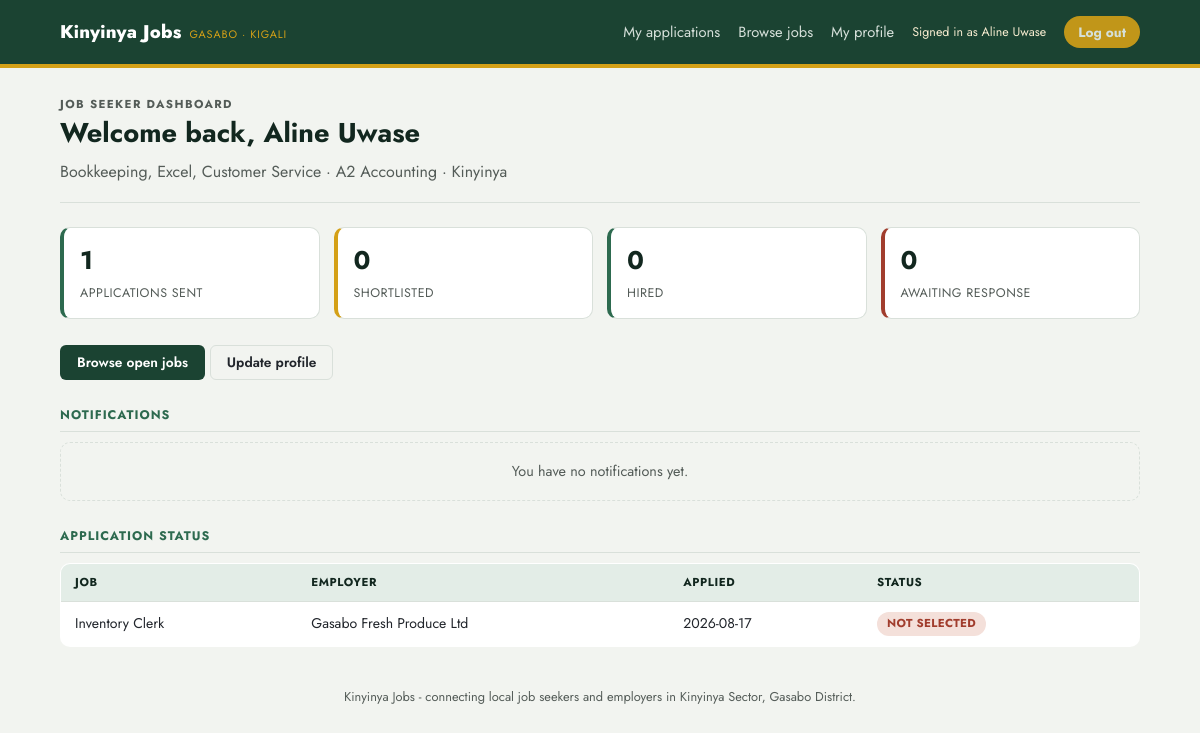
The page /seeker/dashboard.php (signed in) on the database its author committed.
### tables this page shows
CREATE TABLE IF NOT EXISTS seekers (
  id         INT UNSIGNED AUTO_INCREMENT PRIMARY KEY,
  user_id    INT UNSIGNED NULL UNIQUE,
  name       VARCHAR(150) NOT NULL,
  skills     VARCHAR(255) NOT NULL,
  education  VARCHAR(150) NOT NULL,
  location   VARCHAR(150) NOT NULL,
  resume_url VARCHAR(255) NULL,
  CONSTRAINT fk_seekers_user FOREIGN KEY (user_id) REFERENCES users(id) ON DELETE CASCADE
);

CREATE TABLE IF NOT EXISTS applications (
  id            INT UNSIGNED AUTO_INCREMENT PRIMARY KEY,
  job_id        INT UNSIGNED NOT NULL,
  seeker_id     INT UNSIGNED NOT NULL,
  date          DATE NOT NULL,
  status        ENUM('submitted','under_review','shortlisted','hired','rejected') NOT NULL DEFAULT 'submitted',
  cover_letter  TEXT NULL,
  CONSTRAINT fk_applications_job FOREIGN KEY (job_id) REFERENCES jobs(id) ON DELETE CASCADE,
  CONSTRAINT fk_applications_seeker FOREIGN KEY (seeker_id) REFERENCES seekers(id) ON DELETE CASCADE,
  UNIQUE KEY uniq_application (job_id, seeker_id)
);

CREATE TABLE IF NOT EXISTS jobs (
  id            INT UNSIGNED AUTO_INCREMENT PRIMARY KEY,
  employer_id   INT UNSIGNED NOT NULL,
  title         VARCHAR(150) NOT NULL,
  type          VARCHAR(50) NOT NULL DEFAULT 'Full-time',
  category      VARCHAR(100) NOT NULL DEFAULT 'General',
  location      VARCHAR(150) NOT NULL DEFAULT 'Kinyinya',
  description   TEXT NULL,
  requirements  TEXT NULL,
  salary_min    INT UNSIGNED NOT NULL DEFAULT 0,
  salary_max    INT UNSIGNED NOT NULL DEFAULT 0,
  positions_total INT UNSIGNED NOT NULL DEFAULT 1,
  deadline      DATE NOT NULL,
  posted        DATE NOT NULL,
  active        TINYINT(1) NOT NULL DEFAULT 1,
  status        ENUM('pending','approved','rejected') NOT NULL DEFAULT 'pending',
  views         INT UNSIGNED NOT NULL DEFAULT 0,
  CONSTRAINT fk_jobs_employer FOREIGN KEY (employer_id) REFERENCES employers(id) ON DELETE CASCADE,
  INDEX idx_jobs_status (status),
  INDEX idx_jobs_deadline (deadline)
);

CREATE TABLE IF NOT EXISTS employers (
  id        INT UNSIGNED AUTO_INCREMENT PRIMARY KEY,
  user_id   INT UNSIGNED NULL UNIQUE,
  name      VARCHAR(150) NOT NULL,
  industry  VARCHAR(150) NOT NULL,
  location  VARCHAR(150) NOT NULL,
  about     TEXT NULL,
  CONSTRAINT fk_employers_user FOREIGN KEY (user_id) REFERENCES users(id) ON DELETE CASCADE
);

### includes/config.php (called while the page is built, shortened)
<?php
function kj_url(string $path = ''): string {
    $documentRoot = isset($_SERVER['DOCUMENT_ROOT']) ? realpath($_SERVER['DOCUMENT_ROOT']) : false;
    $projectRoot = realpath(dirname(__DIR__));
    $base = '';
    if ($documentRoot && $projectRoot) {
        $doc = str_replace('\\', '/', rtrim($documentRoot, '/\\'));
        $project = str_replace('\\', '/', rtrim($projectRoot, '/\\'));
        if ($project === $doc || stripos($project, $doc . '/') === 0) {
            $base = substr($project, strlen($doc));
        }
    }
    return rtrim($base, '/') . '/' . ltrim($path, '/');
}

### includes/db.php (called while the page is built)
<?php
require_once __DIR__ . '/config.php';
function kj_db(): PDO {
    static $pdo = null;
    if ($pdo === null) {
        $dsn = 'mysql:host=' . DB_HOST . ';port=' . DB_PORT . ';dbname=' . DB_NAME . ';charset=utf8mb4';
        try {
            $pdo = new PDO($dsn, DB_USER, DB_PASS, [
                PDO::ATTR_ERRMODE            => PDO::ERRMODE_EXCEPTION,
                PDO::ATTR_DEFAULT_FETCH_MODE => PDO::FETCH_ASSOC,
                PDO::ATTR_EMULATE_PREPARES   => false,
            ]);
        } catch (PDOException $e) {
            http_response_code(500);
            die(
                '<h1>Database connection failed</h1>' .
                '<p>Could not connect to MySQL database <code>' . htmlspecialchars(DB_NAME) . '</code> ' .
                'on <code>' . htmlspecialchars(DB_HOST) . ':' . htmlspecialchars(DB_PORT) . '</code>.</p>' .
                '<p>Confirm MySQL is running, then use the one-time setup page to configure and import the database.</p>' .
                '<p><a href="' . htmlspecialchars(kj_url('setup.php')) . '">Open database setup</a></p>'
            );
        }
    }
    return $pdo;
}
function kj_index_by_id(array $rows): array {
    $out = [];
    foreach ($rows as $row) { $out[$row['id']] = $row; }
    return $out;
}

### includes/data.php (called while the page is built, shortened)
<?php
require_once __DIR__ . '/db.php';
function kj_job_select_sql(): string {
    return "SELECT j.*, (SELECT COUNT(*) FROM applications a WHERE a.job_id = j.id AND a.status = 'hired') AS positions_filled FROM jobs j";
}
function kj_job($id) {
    $stmt = kj_db()->prepare(kj_job_select_sql() . ' WHERE j.id = ?');
    $stmt->execute([(int) $id]);
    $row = $stmt->fetch();
    return $row ?: null;
}
function kj_employer($id) {
    $stmt = kj_db()->prepare('SELECT * FROM employers WHERE id = ?');
    $stmt->execute([(int) $id]);
    return $stmt->fetch() ?: null;
}
function kj_seeker($id) {
    $stmt = kj_db()->prepare('SELECT * FROM seekers WHERE id = ?');
    $stmt->execute([(int) $id]);
    return $stmt->fetch() ?: null;
}
function kj_applications_for_seeker($seeker_id): array {
    $stmt = kj_db()->prepare('SELECT * FROM applications WHERE seeker_id = ? ORDER BY date DESC, id DESC');
    $stmt->execute([(int) $seeker_id]);
    return kj_index_by_id($stmt->fetchAll());
}
function kj_status_label($status) {
    $labels = [
        'submitted' => 'Submitted', 'under_review' => 'Under review',
        'shortlisted' => 'Shortlisted', 'rejected' => 'Not selected', 'hired' => 'Hired',
    ];
    return $labels[$status] ?? ucfirst($status);
}
function kj_current_user() {
    if ($_SESSION['role'] === 'seeker')   return kj_seeker($_SESSION['user_id']);
    return null;
}

### seeker/dashboard.php (the view, shortened to what this page needs)
<?php
require_once __DIR__ . '/../includes/data.php';
$seeker = kj_current_user();
$myApps = kj_applications_for_seeker($seeker['id']);
$notifications = kj_notifications_for_user((int) ($_SESSION['account_id'] ?? 0));
usort($myApps, fn($a, $b) => strcmp($b['date'], $a['date']));
$counts = ['submitted' => 0, 'under_review' => 0, 'shortlisted' => 0, 'hired' => 0, 'rejected' => 0];
foreach ($myApps as $a) { $counts[$a['status']] = ($counts[$a['status']] ?? 0) + 1; }
require __DIR__ . '/../includes/header.php';
?>
<section class="pagehead">
  <p class="eyebrow">Job seeker dashboard</p>
  <h1>Welcome back, <?= htmlspecialchars($seeker['name']) ?></h1>
  <p><?= htmlspecialchars($seeker['skills']) ?> · <?= htmlspecialchars($seeker['education']) ?> · <?= htmlspecialchars($seeker['location']) ?></p>
</section>
<div class="stats">
  <div class="stat"><span class="n"><?= count($myApps) ?></span><span class="l">Applications sent</span></div>
  <div class="stat accent"><span class="n"><?= $counts['shortlisted'] ?></span><span class="l">Shortlisted</span></div>
  <div class="stat"><span class="n"><?= $counts['hired'] ?></span><span class="l">Hired</span></div>
  <div class="stat warn"><span class="n"><?= $counts['under_review'] + $counts['submitted'] ?></span><span class="l">Awaiting response</span></div>
</div>
<div style="margin-bottom:20px;">
  <a class="btn btn-primary" href="jobs.php">Browse open jobs</a>
  <a class="btn btn-ghost" href="profile.php">Update profile</a>
</div>
<h2 class="section-title">Notifications</h2>
<?php if (empty($notifications)): ?>
  <div class="empty">You have no notifications yet.</div>
<?php endif; ?>
<h2 class="section-title">Application status</h2>
<?php if (empty($myApps)): ?>
  <div class="empty">You haven't applied to anything yet. <a href="jobs.php">Browse open jobs</a> to get started.</div>
<?php else: ?>
  <table class="kj">
    <thead>
      <tr><th>Job</th><th>Employer</th><th>Applied</th><th>Status</th></tr>
    </thead>
    <tbody>
      <?php foreach ($myApps as $a): $job = kj_job($a['job_id']); $emp = kj_employer($job['employer_id']); ?>
      <tr>
        <td><?= htmlspecialchars($job['title']) ?></td>
        <td><?= htmlspecialchars($emp['name']) ?></td>
        <td><?= htmlspecialchars($a['date']) ?></td>
        <td>
          <span class="badge <?= $a['status'] ?>"><?= kj_status_label($a['status']) ?></span>
        </td>
      </tr>
      <?php endforeach; ?>
    </tbody>
  </table>
<?php endif; ?>
<?php require __DIR__ . '/../includes/footer.php'; ?>

### includes/header.php (shortened to what this page needs)
<?php
$role = $_SESSION['role'] ?? null;
$user = kj_current_user();
function kj_base($path) {
    return kj_url($path);
}
?>
<!doctype html>
<html lang="en">
<head>
<link rel="stylesheet" href="<?= kj_base('assets/style.css') ?>">
</head>
<body>
<header class="topbar">
  <div class="wrap">
    <a class="brand" href="<?= kj_base('index.php') ?>">Kinyinya Jobs <small>Gasabo · Kigali</small></a>
    <nav class="topnav">
      <?php if ($role === 'seeker'): ?>
        <a href="<?= kj_base('seeker/dashboard.php') ?>">My applications</a>
        <a href="<?= kj_base('seeker/jobs.php') ?>">Browse jobs</a>
        <a href="<?= kj_base('seeker/profile.php') ?>">My profile</a>
        <span class="who">Signed in as <?= htmlspecialchars($user['name']) ?></span>
        <a class="pill" href="<?= kj_base('logout.php') ?>">Log out</a>
      <?php elseif ($role === 'admin'): ?>
        <a href="<?= kj_base('admin/dashboard.php') ?>">Overview</a>
        <span class="who">Platform Admin</span>
        <a class="pill" href="<?= kj_base('logout.php') ?>">Log out</a>
      <?php else: ?>
        <a href="<?= kj_base('index.php') ?>#login">Log in</a>
        <a class="pill" href="<?= kj_base('register.php') ?>">Create account</a>
      <?php endif; ?>
    </nav>
  </div>
</header>
<main class="wrap">

### assets/style.css (style rules this page uses)
:root { --green-900: #12271f; --green-700: #1b4332; --green-500: #2d6a4f; --green-100: #e3ede7; --ochre-600: #b8860b; --ochre-400: #d4a017; --ochre-100: #f7ecd0; --brick-600: #a13d2d; --brick-100: #f4e0da; --ink: #21252b; --ink-soft: #545c58; --paper: #f2f4f0; --card: #ffffff; --line: #d9e0da; --radius: 10px; --font-display: "Jost", sans-serif; --font-body: "Jost", sans-serif; --font-mono: "Jost", sans-serif; }
* { box-sizing: border-box; }
body { margin: 0; overflow-x: hidden; background: var(--paper); color: var(--ink); font-family: var(--font-body); line-height: 1.5; }
a { color: inherit; }
.wrap { max-width: 1120px; margin: 0 auto; padding: 0 20px; }
.topbar { background: var(--green-700); color: #fff; border-bottom: 4px solid var(--ochre-400); }
.topbar .wrap { display: flex; align-items: center; justify-content: space-between; min-height: 64px; flex-wrap: wrap; gap: 10px; }
.brand { display: flex; align-items: baseline; gap: 8px; font-family: var(--font-display); font-weight: 800; font-size: 1.15rem; letter-spacing: 0.01em; text-decoration: none; color: #fff; }
.brand small { font-family: var(--font-mono); font-weight: 400; font-size: 0.68rem; color: var(--ochre-400); letter-spacing: 0.08em; text-transform: uppercase; }
.topnav { display: flex; align-items: center; gap: 18px; font-size: 0.92rem; }
.topnav a { text-decoration: none; color: #eaf1ec; opacity: 0.9; }
.pill { background: var(--ochre-400); color: var(--green-900); font-weight: 700; padding: 6px 14px; border-radius: 999px; font-size: 0.85rem; text-decoration: none; }
.who { font-family: var(--font-mono); font-size: 0.78rem; color: var(--ochre-100); }
.pagehead { padding: 28px 0 18px; border-bottom: 1px solid var(--line); margin-bottom: 24px; }
.eyebrow { font-family: var(--font-mono); text-transform: uppercase; letter-spacing: 0.12em; font-size: 0.72rem; color: var(--green-500); font-weight: 700; margin: 0 0 6px; }
.pagehead h1 { font-family: var(--font-display); font-size: 1.7rem; margin: 0 0 6px; color: var(--green-900); }
.pagehead p { margin: 0; color: var(--ink-soft); max-width: 60ch; }
.stats { display: grid; grid-template-columns: repeat(auto-fit, minmax(160px, 1fr)); gap: 14px; margin-bottom: 26px; }
.stat { background: var(--card); border: 1px solid var(--line); border-left: 4px solid var(--green-500); border-radius: var(--radius); padding: 14px 16px; }
.stat .n { font-family: var(--font-mono); font-size: 1.6rem; font-weight: 700; color: var(--green-900); display: block; }
.stat .l { font-size: 0.78rem; color: var(--ink-soft); text-transform: uppercase; letter-spacing: 0.04em; }
.stat.accent { border-left-color: var(--ochre-400); }
.stat.warn { border-left-color: var(--brick-600); }
.badge { display: inline-block; font-size: 0.72rem; font-weight: 700; padding: 3px 10px; border-radius: 999px; text-transform: uppercase; letter-spacing: 0.03em; }
.badge.rejected { background: var(--brick-100); color: var(--brick-600); }
.btn { display: inline-block; font-family: var(--font-body); font-weight: 600; font-size: 0.86rem; padding: 8px 16px; border-radius: 6px; border: 1px solid transparent; cursor: pointer; text-decoration: none; line-height: 1.2; }
.btn-primary { background: var(--green-700); color: #fff; }
.btn-ghost { background: transparent; border-color: var(--line); color: var(--ink); }
table.kj { width: 100%; border-collapse: collapse; background: var(--card); border: 1px solid var(--line); border-radius: var(--radius); overflow: hidden; }
table.kj th, table.kj td { padding: 10px 14px; text-align: left; border-bottom: 1px solid var(--line); font-size: 0.88rem; }
table.kj th { background: var(--green-100); color: var(--green-900); font-family: var(--font-mono); font-size: 0.72rem; text-transform: uppercase; letter-spacing: 0.05em; }
table.kj tr:last-child td { border-bottom: none; }
.section-title { font-family: var(--font-mono); text-transform: uppercase; letter-spacing: 0.08em; font-size: 0.78rem; color: var(--green-500); font-weight: 700; margin: 26px 0 10px; border-bottom: 1px solid var(--line); padding-bottom: 6px; }
.empty { color: var(--ink-soft); font-size: 0.9rem; padding: 18px; text-align: center; border: 1px dashed var(--line); border-radius: var(--radius); }

### rows shown on the page
seekers: name "Aline Uwase", skills "Bookkeeping, Excel, Customer Service", education "A2 Accounting", location "Kinyinya"
applications: job.title "Inventory Clerk", employers.name "Gasabo Fresh Produce Ltd", date "2026-08-17", status "NOT SELECTED"

### other values the page prints
count($myApps) "1"
$counts['shortlisted'] "0"
$counts['hired'] "0"
$counts['under_review'] + $counts['submitted'] "0"
